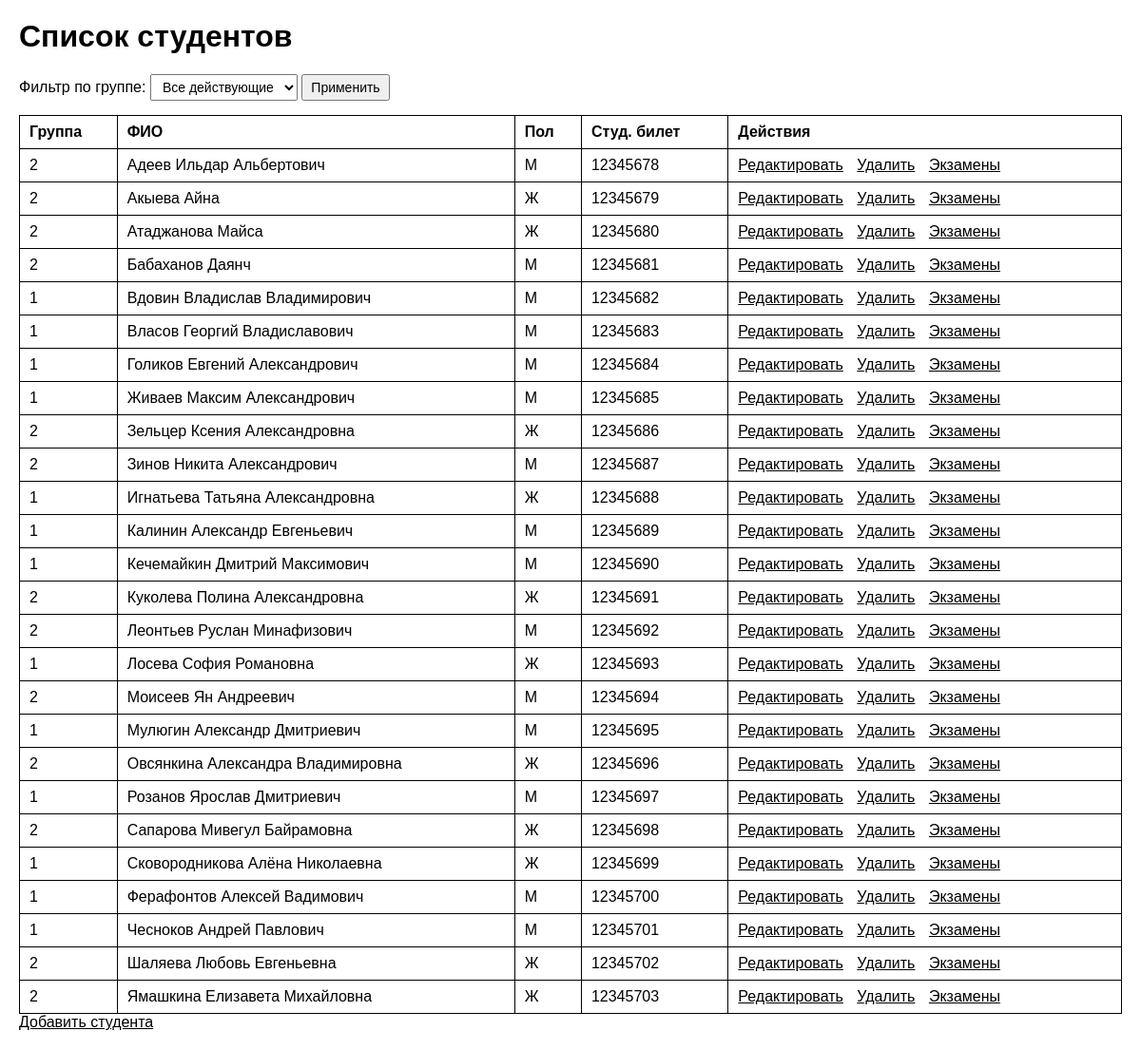
The page / on the database its author committed.
### tables this page shows
CREATE TABLE students (
        id INTEGER PRIMARY KEY,
        group_id INTEGER NOT NULL,
        full_name TEXT NOT NULL,
        gender TEXT NOT NULL CHECK(gender IN ('М', 'Ж')),
        birth_date TEXT NOT NULL,
        student_id TEXT NOT NULL UNIQUE,
        FOREIGN KEY (group_id) REFERENCES groups(id) ON DELETE CASCADE
    );

CREATE TABLE groups (
        id INTEGER PRIMARY KEY,
        number TEXT NOT NULL,
        program TEXT NOT NULL,
        graduation_year INTEGER NOT NULL
    );

### src/models/Student.php (called while the page is built, shortened)
<?php
class Student {
    public static function all($groupNumber = null) {
        $db = getDatabaseConnection();
        $sql = "
            SELECT s.*, g.number AS group_number, g.program
            FROM students s
            JOIN groups g ON s.group_id = g.id
            WHERE g.graduation_year >= ?
        ";
        $params = [date('Y')];
        $sql .= " ORDER BY s.id";
        $stmt = $db->prepare($sql);
        $stmt->execute($params);
        return $stmt->fetchAll(PDO::FETCH_ASSOC);
    }
}

### src/views/students/list.php (the view, shortened to what this page needs)
<!DOCTYPE html>
<html lang="ru">
<head>
</head>
<body>
    <h1>Список студентов</h1>
    <form method="GET">
        <label>
            Фильтр по группе:
            <select name="group">
                <option value="">Все действующие</option>
            </select>
        </label>
        <button type="submit">Применить</button>
    </form>
    <table>
        <thead>
            <tr>
                <th>Группа</th>
                <th>ФИО</th>
                <th>Пол</th>
                <th>Студ. билет</th>
                <th>Действия</th>
            </tr>
        </thead>
        <tbody>
            <?php if (empty($students)): ?>
                <tr><td colspan="5" style="text-align:center;">Нет студентов</td></tr>
            <?php else: ?>
                <?php foreach ($students as $s): ?>
                    <tr>
                        <td><?= htmlspecialchars($s['group_number']) ?></td>
                        <td><?= htmlspecialchars($s['full_name']) ?></td>
                        <td><?= htmlspecialchars($s['gender']) ?></td>
                        <td><?= htmlspecialchars($s['student_id']) ?></td>
                        <td>
                            <a href="index.php?action=student_edit&id=<?= $s['id'] ?>">Редактировать</a>
                            <a href="index.php?action=student_delete&id=<?= $s['id'] ?>">Удалить</a>
                            <a href="index.php?action=exams_list&student_id=<?= $s['id'] ?>">Экзамены</a>
                        </td>
                    </tr>
                <?php endforeach; ?>
            <?php endif; ?>
        </tbody>
    </table>
    <a href="index.php?action=student_create">Добавить студента</a>
</body>
</html>

### public/index.php (shortened to what this page needs)
<?php
require_once __DIR__ . '/../src/models/Student.php';
$action = $_GET['action'] ?? 'students_list';
switch ($action) {
    default:
        $students = Student::all($_GET['group'] ?? null);
        require_once __DIR__ . '/../src/views/students/list.php';
}

### src/views/students/list.php (style rules this page uses)
body { font-family: sans-serif; margin: 20px; background: white; color: black; }
h1 { margin-top: 0; }
table { width: 100%; border-collapse: collapse; margin-top: 15px; }
th, td { padding: 8px 10px; text-align: left; border: 1px solid #000; }
th { font-weight: bold; }
a { text-decoration: underline; color: #000; margin-right: 10px; }
form { margin: 10px 0; }
select, button { padding: 4px 8px; font-size: 14px; }

### rows shown on the page
students: group.number "2", full_name "Адеев Ильдар Альбертович", gender "М", student "12345678"
students: group.number "2", full_name "Акыева Айна", gender "Ж", student "12345679"
students: group.number "2", full_name "Атаджанова Майса", gender "Ж", student "12345680"
students: group.number "2", full_name "Бабаханов Даянч", gender "М", student "12345681"
students: group.number "1", full_name "Вдовин Владислав Владимирович", gender "М", student "12345682"
students: group.number "1", full_name "Власов Георгий Владиславович", gender "М", student "12345683"
students: group.number "1", full_name "Голиков Евгений Александрович", gender "М", student "12345684"
students: group.number "1", full_name "Живаев Максим Александрович", gender "М", student "12345685"
students: group.number "2", full_name "Зельцер Ксения Александровна", gender "Ж", student "12345686"
students: group.number "2", full_name "Зинов Никита Александрович", gender "М", student "12345687"
students: group.number "1", full_name "Игнатьева Татьяна Александровна", gender "Ж", student "12345688"
students: group.number "1", full_name "Калинин Александр Евгеньевич", gender "М", student "12345689"
students: group.number "1", full_name "Кечемайкин Дмитрий Максимович", gender "М", student "12345690"
students: group.number "2", full_name "Куколева Полина Александровна", gender "Ж", student "12345691"
students: group.number "2", full_name "Леонтьев Руслан Минафизович", gender "М", student "12345692"
students: group.number "1", full_name "Лосева София Романовна", gender "Ж", student "12345693"
students: group.number "2", full_name "Моисеев Ян Андреевич", gender "М", student "12345694"
students: group.number "1", full_name "Мулюгин Александр Дмитриевич", gender "М", student "12345695"
students: group.number "2", full_name "Овсянкина Александра Владимировна", gender "Ж", student "12345696"
students: group.number "1", full_name "Розанов Ярослав Дмитриевич", gender "М", student "12345697"
students: group.number "2", full_name "Сапарова Мивегул Байрамовна", gender "Ж", student "12345698"
students: group.number "1", full_name "Сковородникова Алёна Николаевна", gender "Ж", student "12345699"
students: group.number "1", full_name "Ферафонтов Алексей Вадимович", gender "М", student "12345700"
students: group.number "1", full_name "Чесноков Андрей Павлович", gender "М", student "12345701"
students: group.number "2", full_name "Шаляева Любовь Евгеньевна", gender "Ж", student "12345702"
students: group.number "2", full_name "Ямашкина Елизавета Михайловна", gender "Ж", student "12345703"
